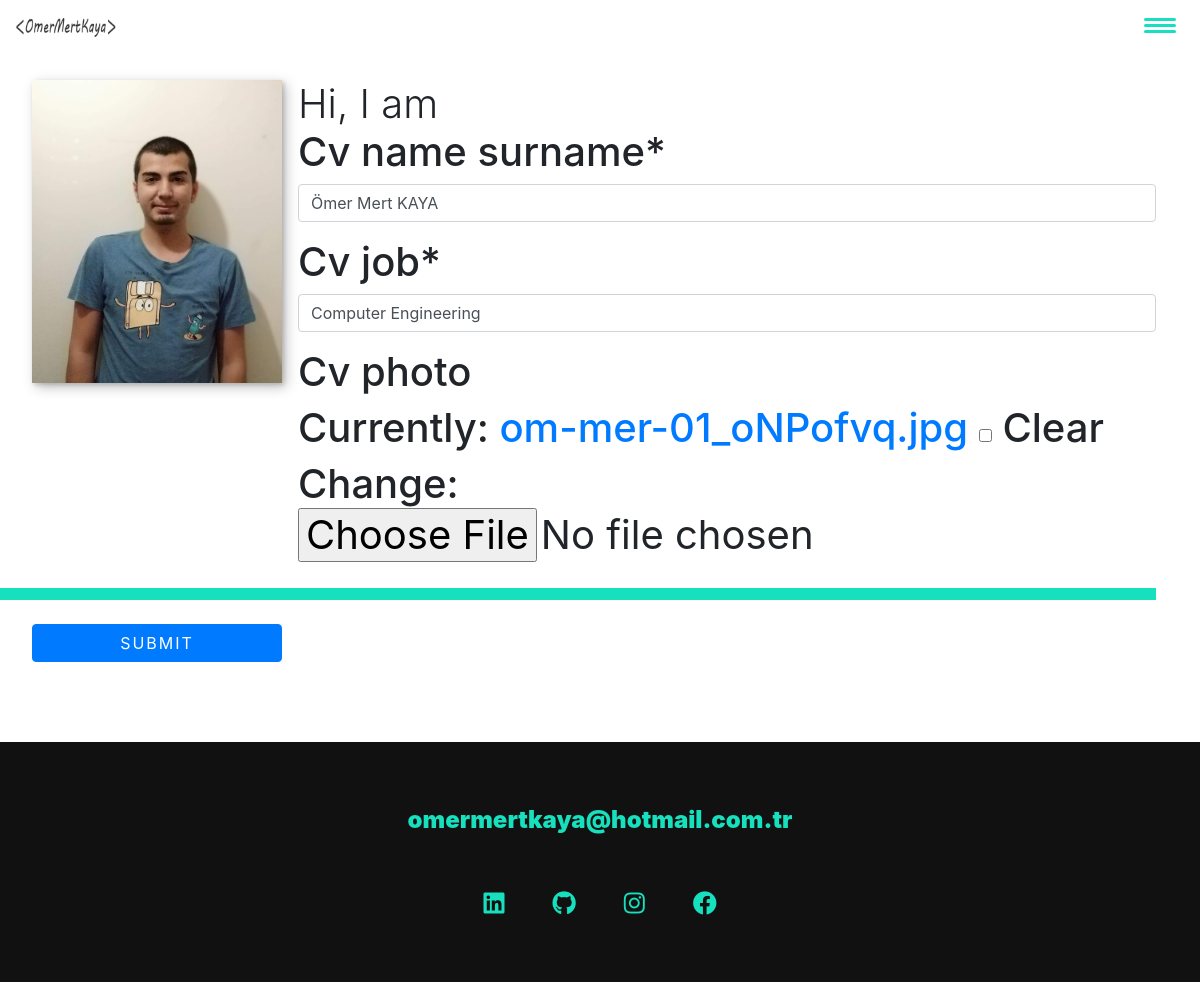
/update/homesection/1 (signed in), run on an earlier commit of the app's database.
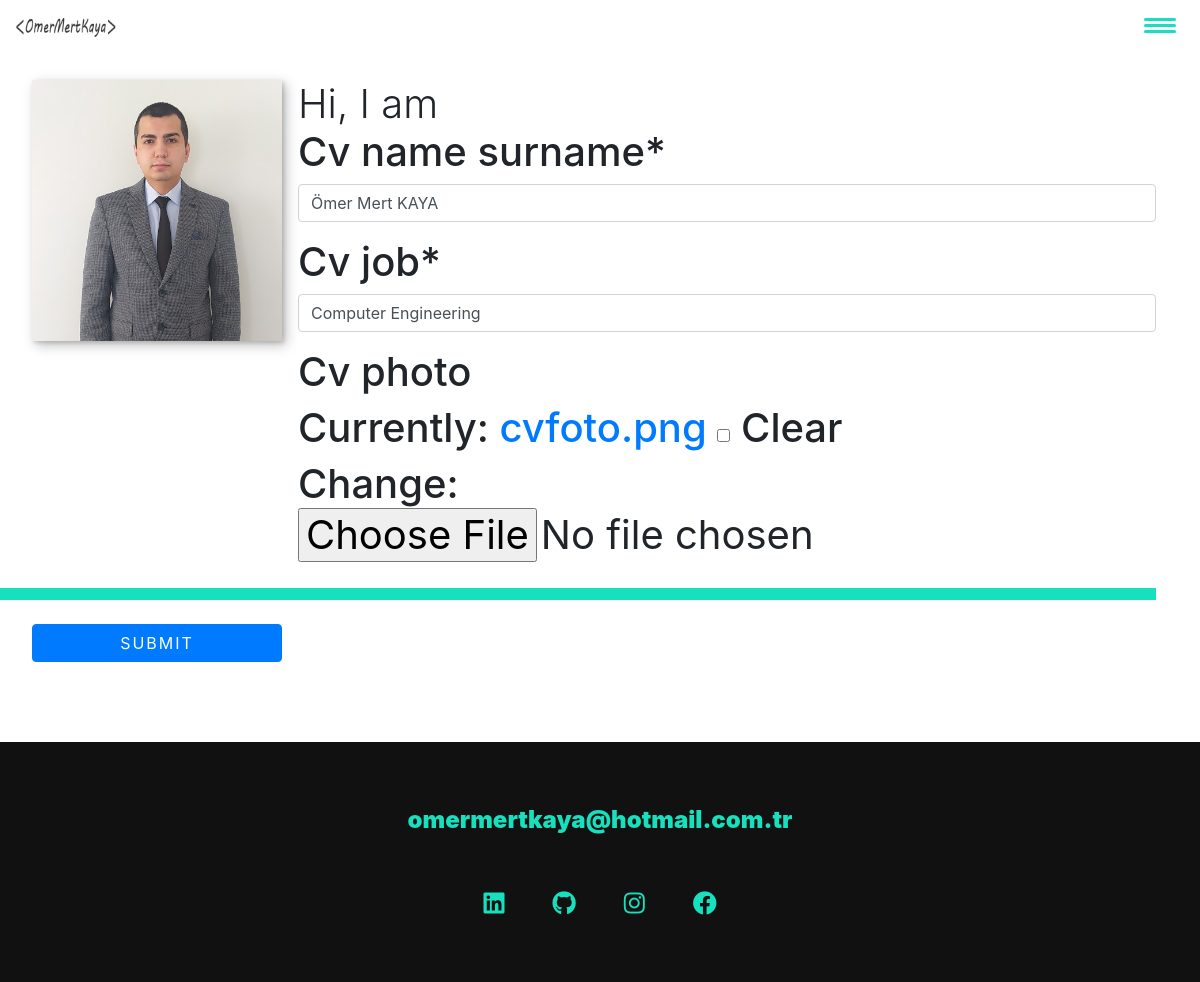
And on a later commit of the database.
### portapp/models.py (models this page shows, shortened)
class WebLogoName(models.Model):
    web_name = models.CharField(max_length=225,help_text="This is your site title")
    web_logo = models.ImageField(null= True, blank=True)

class HomeSection(models.Model):
    cv_name_surname = models.CharField(max_length=225)
    cv_job = models.CharField(max_length=225, default ="blog")
    cv_photo= models.ImageField(null=True, blank=True)
    author = models.ForeignKey(User ,on_delete=models.CASCADE)

class FooterSection(models.Model):
    footer_linked = models.CharField(max_length=300, blank=True)
    footer_github = models.CharField(max_length=300, blank=True)
    footer_instagram = models.CharField(max_length=300, blank=True)
    footer_facebook = models.CharField(max_length=300, blank=True)
    footer_email = models.CharField(max_length=300, blank=True)

### portapp/views.py (the view)
# urls.py: path("update/homesection/<int:pk>", HomeSectionUpdateView.as_view(), name="update-homesection"),
class HomeSectionUpdateView(UpdateView):
    model = HomeSection
    template_name = "update_homesection.html"
    fields = ['cv_name_surname','cv_job','cv_photo']
    success_url ="/"
    def get_context_data(self, **kwargs):
        context1 = super().get_context_data(**kwargs)
        context1["WebLogoName"] = WebLogoName.objects.get(id=1)
        context2 = super().get_context_data(**kwargs)
        context2["FooterSection"] = FooterSection.objects.get(id=1)
        context3 = super().get_context_data(**kwargs)
        context3["HomeSection"] = HomeSection.objects.get(id=1)
        context1.update(context2)
        context1.update(context3)
        return context1

### portapp/templates/update_homesection.html (shortened to what this page needs)
{% load static %}
{% if user.is_authenticated %}
<!DOCTYPE html>
<html lang="en">
<head>
    <link rel="stylesheet" type="text/css" href="{% static 'css/style.css' %}">
    <link rel="stylesheet" href="https://cdnjs.cloudflare.com/ajax/libs/normalize/7.0.0/normalize.min.css">
    <link rel="stylesheet" href="https://cdnjs.cloudflare.com/ajax/libs/font-awesome/5.11.2/css/all.css" />
    <link rel="stylesheet" href="https://stackpath.bootstrapcdn.com/bootstrap/4.1.3/css/bootstrap.min.css">
</head>
<body>
<header>
    <div class="logo">
        <a href="/">
        <img src="../../media/images/{{WebLogoName.web_logo}}" alt="">
        </a>
    </div>
    <button class="nav-toggle" aria-label="toggle navigation">
        <span class="hamburger"></span>
    </button>
</header>
        <section class="intro" id="home">
            {% load crispy_forms_tags %}
            <form method="Post" enctype="multipart/form-data" class="intro", id="home">
                    <h1 class="section__title section__title--intro">
                        Hi, I am <strong>
                        <h1>
                            {{ form.cv_name_surname|as_crispy_field }}
                            {{ form.cv_job|as_crispy_field}}
                            {{ form.cv_photo|as_crispy_field}}
                        </h1>
                        </strong>
                    </h1>
                    <p class="section__subtitle section__subtitle--intro"> </p>
                    <img src="../../media/images/{{HomeSection.cv_photo}}" alt="a picture of Omer Mert KAYA smiling" class="intro__img">
                    <button type="submit" class="btn btn-primary">Submit</button>
            </form>
        </section>
<footer class="footer">
    <a href="mailto:{{FooterSection.footer_email}}" class="footer__link">{{FooterSection.footer_email}}</a>
    <ul class="social-list">
        <li class="social-list__item">
            <a class="social-list__link" href="{{FooterSection.footer_linked}}">
                <i class="fab fa-linkedin"></i>
            </a>
        </li>
        <li class="social-list__item">
            <a class="social-list__link" href="{{FooterSection.footer_github}}">
                <i class="fab fa-github"></i>
            </a>
        </li>
        <li class="social-list__item">
            <a class="social-list__link" href="{{FooterSection.footer_instagram}}">
                <i class="fab fa-instagram"></i>
            </a>
        </li>
        <li class="social-list__item">
            <a class="social-list__link" href="{{FooterSection.footer_facebook}}">
                <i class="fab fa-facebook"></i>
            </a>
        </li>
    </ul>
</footer>
</body>
</html>
{% else %}
{% include "404.html" %}
{% endif %}

### static/css/style.css (style rules this page uses)
*, *::before, *::after { box-sizing: border-box; }
:root { --ff-primary: 'Source Sans Pro', sans-serif; --ff-secondary: 'Source Code Pro', monospace; --fw-reg: 300; --fw-bold: 900; --clr-light: #fff; --clr-dark: #303030; --clr-accent: #16e0bd; --fs-h1: 3rem; --fs-h2: 2.25rem; --fs-h3: 1.25rem; --fs-body: 1rem; --bs: 0.25em 0.25em 0.75em rgba(0,0,0,.25), 0.125em 0.125em 0.25em rgba(0,0,0,.15); }
@media (min-width: 800px) { :root { --fs-h1: 4.5rem; --fs-h2: 3.75rem; --fs-h3: 1.5rem; --fs-body: 1.125rem; } }
html { scroll-behavior: smooth; }
body { background: var(--clr-light); color: var(--clr-dark); margin: 0; font-family: var(--ff-primary); font-size: var(--fs-body); line-height: 1.6; }
section { padding: 5em 2em; }
img { display: block; max-width: 100%; }
strong { font-weight: var(--fw-bold) }
.btn { display: inline-block; padding: .5em 2.5em; background: var(--clr-accent); color: var(--clr-dark); text-decoration: none; cursor: pointer; font-size: .8rem; text-transform: uppercase; letter-spacing: 2px; font-weight: var(--fw-bold); transition: transform 200ms ease-in-out; }
h1, h2, h3 { line-height: 1; margin: 0; }
h1 { font-size: var(--fs-h1) }
.section__title { margin-bottom: .25em; }
.section__title--intro { font-weight: var(--fw-reg); }
.section__title--intro strong { display: block; }
.section__subtitle { margin: 0; font-size: var(--fs-h3); }
.section__subtitle--intro, .section__subtitle--about, .section__subtitle--story { background: var(--clr-accent); padding: .25em 1em; font-family: var(--ff-secondary); margin-bottom: 1em; }
header { display: flex; justify-content: space-between; padding: 1em; position: fixed; z-index: 9999; width: 100%; }
.logo { max-width: 100px; }
.nav-toggle { padding: .5em; background: transparent; border: 0; cursor: pointer; position: absolute; right: 1em; top: 1em; z-index: 1000; }
.hamburger { display: block; position: relative; }
.hamburger, .hamburger::before, .hamburger::after { background: var(--clr-accent); width: 2em; height: 3px; border-radius: 1em; transition: transform 250ms ease-in-out; }
.hamburger::before, .hamburger::after { content: ''; position: absolute; left: 0; right: 0; }
.hamburger::before { top: 6px; }
.hamburger::after { bottom: 6px; }
.intro { position: relative; }
.intro__img { box-shadow: var(--bs); }
.section__subtitle--intro { display: inline-block; }
@media (min-width: 600px) { .intro { display: grid; width: min-content; margin: 0 auto; grid-column-gap: 1em; grid-template-areas: "img title" "img subtitle"; grid-template-columns: min-content max-content; } }
@media (min-width: 600px) { .intro__img { grid-area: img; min-width: 250px; position: relative; z-index: 2; } }
@media (min-width: 600px) { .section__subtitle--intro { align-self: start; grid-column: -1 / 1; grid-row: 2; text-align: right; position: relative; left: -1.5em; width: calc(100% + 1.5em); } }
.footer { background: #111; color: var(--clr-accent); text-align: center; padding: 2.5em 0; font-size: var(--fs-h3); }
.footer a { color: inherit; text-decoration: none; }
.footer__link { font-weight: var(--fw-bold); }
.social-list { list-style: none; display: flex; justify-content: center; margin: 2em 0 0; padding: 0; }
.social-list__item { margin: 0 .5em; }
.social-list__link { padding: .5em; }

What changed in the data, as far as the page shows it:
changed HomeSection "Ömer Mert KAYA": cv_photo: a different picture
Also different on the page:
text no longer shown: "Cv photo Currently: om-mer-01_oNPofvq.jpg Clear Change:"
text now shown: "Cv photo Currently: cvfoto.png Clear Change:"
